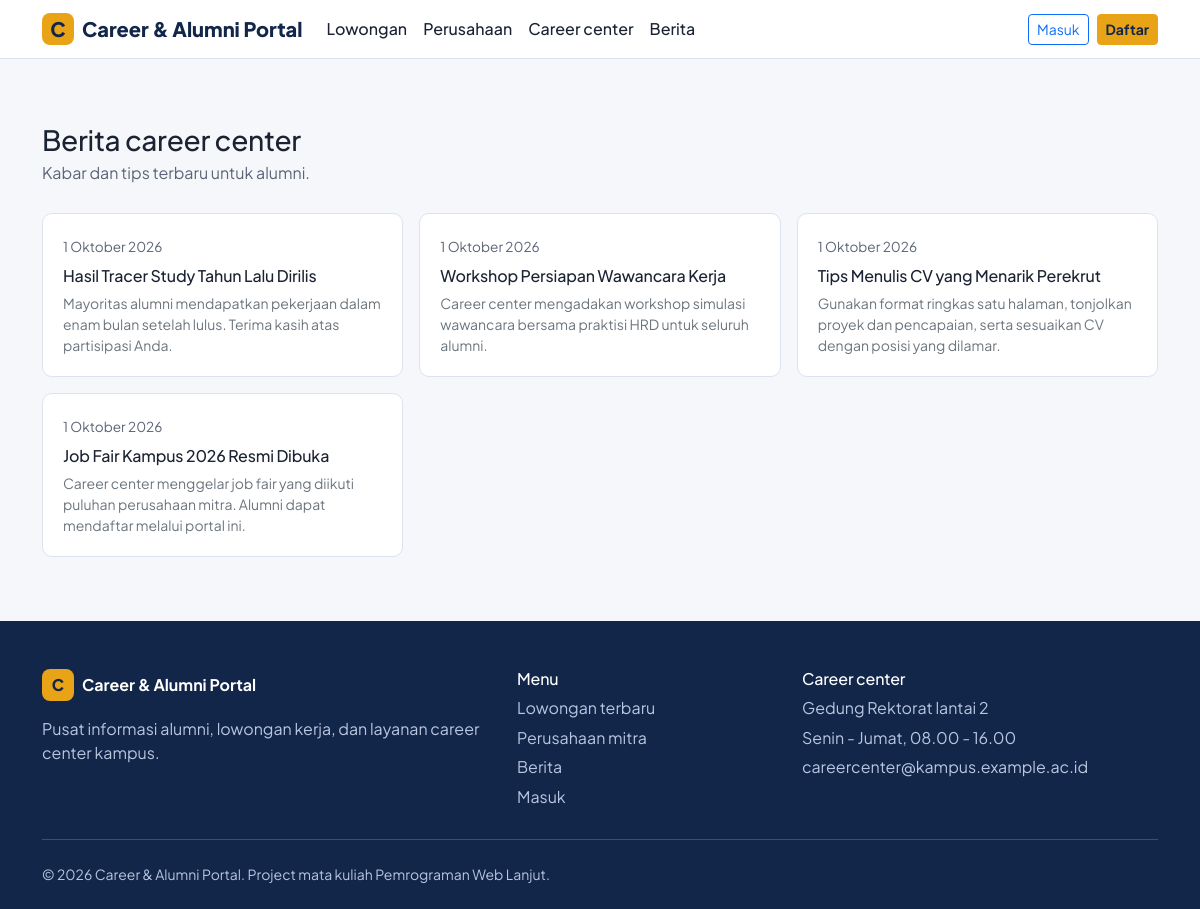
Page /news.php on the committed database.
### tables this page shows
CREATE TABLE news (
  id INT UNSIGNED AUTO_INCREMENT PRIMARY KEY,
  author_id INT UNSIGNED NOT NULL,
  title VARCHAR(200) NOT NULL,
  slug VARCHAR(220) NOT NULL UNIQUE,
  content TEXT NOT NULL,
  image VARCHAR(255) NULL,
  status ENUM('draft','published') NOT NULL DEFAULT 'published',
  created_at TIMESTAMP NOT NULL DEFAULT CURRENT_TIMESTAMP,
  updated_at TIMESTAMP NOT NULL DEFAULT CURRENT_TIMESTAMP ON UPDATE CURRENT_TIMESTAMP,
  CONSTRAINT fk_news_author FOREIGN KEY (author_id) REFERENCES users(id) ON DELETE CASCADE,
  INDEX idx_news_status (status, created_at)
);

### config/database.php (called while the page is built, shortened)
<?php
function db(): PDO
{
    static $pdo = null;
    if ($pdo === null) {
        $dsn = 'mysql:host=' . DB_HOST . ';dbname=' . DB_NAME . ';charset=' . DB_CHARSET;
        try {
            $pdo = new PDO($dsn, DB_USER, DB_PASS, [
                PDO::ATTR_ERRMODE            => PDO::ERRMODE_EXCEPTION,
                PDO::ATTR_DEFAULT_FETCH_MODE => PDO::FETCH_ASSOC,
                PDO::ATTR_EMULATE_PREPARES   => false,
            ]);
        } catch (PDOException $e) {
            error_log('DB connection failed: ' . $e->getMessage());
            http_response_code(500);
            exit('Koneksi database gagal. Pastikan MySQL di XAMPP sudah berjalan, database sudah diimport, dan config/database.php sudah benar.');
        }
    }
    return $pdo;
}
function db_all(string $sql, array $params = []): array
{
    $stmt = db()->prepare($sql);
    $stmt->execute($params);
    return $stmt->fetchAll();
}
function db_scalar(string $sql, array $params = [])
{
    $stmt = db()->prepare($sql);
    $stmt->execute($params);
    return $stmt->fetchColumn();
}

### config/helpers.php (called while the page is built, shortened)
<?php
function e($value): string
{
    return htmlspecialchars((string) $value, ENT_QUOTES | ENT_SUBSTITUTE, 'UTF-8');
}
function url(string $path = ''): string
{
    return BASE_URL . '/' . ltrim($path, '/');
}
function date_id(?string $date): string
{
    $ts = $date ? strtotime($date) : false;
    $bulan = ['Januari', 'Februari', 'Maret', 'April', 'Mei', 'Juni', 'Juli', 'Agustus', 'September', 'Oktober', 'November', 'Desember'];
    return date('j', $ts) . ' ' . $bulan[(int) date('n', $ts) - 1] . ' ' . date('Y', $ts);
}
function excerpt(?string $text, int $length = 110): string
{
    return mb_strimwidth(strip_tags((string) $text), 0, $length, '...', 'UTF-8');
}

### news.php (the view, shortened to what this page needs)
<?php
$page = max(1, (int) ($_GET['page'] ?? 1));
$perPage = 9;
$total = (int) db_scalar("SELECT COUNT(*) FROM news WHERE status = 'published'");
$pages = max(1, (int) ceil($total / $perPage));
$page = min($page, $pages);
$offset = ($page - 1) * $perPage;
$rows = db_all("SELECT title, slug, content, image, created_at FROM news WHERE status = 'published'
               ORDER BY created_at DESC, id DESC LIMIT $perPage OFFSET $offset");
include __DIR__ . '/components/head.php';
include __DIR__ . '/components/navbar.php';
?>
<section class="section">
  <div class="container">
    <div class="section-head"><div><h1 class="h3 mb-0">Berita career center</h1><p>Kabar dan tips terbaru untuk alumni.</p></div></div>
    <?php if (!$rows): ?>
      <div class="empty-state"><i class="bi bi-newspaper"></i>Belum ada berita.</div>
    <?php else: ?>
      <div class="row g-3">
        <?php foreach ($rows as $n): ?>
          <div class="col-md-6 col-lg-4">
            <a class="news-card d-block text-decoration-none text-reset h-100" href="<?= e(url('news-detail.php?slug=' . urlencode($n['slug']))) ?>">
              <time datetime="<?= e(substr($n['created_at'], 0, 10)) ?>"><?= e(date_id($n['created_at'])) ?></time>
              <h2 class="h6 mt-2"><?= e($n['title']) ?></h2>
              <p class="small text-secondary mb-0"><?= e(excerpt($n['content'], 130)) ?></p>
            </a>
          </div>
        <?php endforeach; ?>
      </div>
    <?php endif; ?>
  </div>
</section>
<?php include __DIR__ . '/components/footer.php'; include __DIR__ . '/components/scripts.php'; ?>

### assets/css/style.css (style rules this page uses)
:root { --navy: #12264a; --blue: #1f4e9e; --blue-dark: #183d7c; --gold: #e8a317; --surface: #f5f7fb; --card: #ffffff; --line: #dce3ee; --ink: #1b2333; --muted: #5b6577; --success: #1e8e5a; --danger: #c0392b; --radius: 10px; --bs-primary: var(--blue); --bs-body-font-family: 'Plus Jakarta Sans', system-ui, -apple-system, 'Segoe UI', sans-serif; --bs-body-color: var(--ink); --bs-body-bg: var(--surface); }
body { font-family: var(--bs-body-font-family); color: var(--ink); background: var(--surface); }
h1, h2, h3, h4, h5 { color: var(--navy); font-weight: 700; letter-spacing: -0.01em; }
a { color: var(--blue); }
.section { padding: 4rem 0; }
.section-head { display: flex; justify-content: space-between; align-items: end; gap: 1rem; margin-bottom: 1.75rem; flex-wrap: wrap; }
.section-head p { margin: .25rem 0 0; color: var(--muted); }
.news-card { background: #fff; border: 1px solid var(--line); border-radius: var(--radius); padding: 1.25rem; height: 100%; }
.news-card time { font-size: .85rem; color: var(--muted); }

### rows in the picture
news: created_at "1 Oktober 2026", title "Hasil Tracer Study Tahun Lalu Dirilis", content "Mayoritas alumni mendapatkan pekerjaan dalam enam bulan setelah lulus. Terima kasih atas partisipasi Anda."
news: created_at "1 Oktober 2026", title "Workshop Persiapan Wawancara Kerja", content "Career center mengadakan workshop simulasi wawancara bersama praktisi HRD untuk seluruh alumni."
news: created_at "1 Oktober 2026", title "Tips Menulis CV yang Menarik Perekrut", content "Gunakan format ringkas satu halaman, tonjolkan proyek dan pencapaian, serta sesuaikan CV dengan posisi yang dilamar."
news: created_at "1 Oktober 2026", title "Job Fair Kampus 2026 Resmi Dibuka", content "Career center menggelar job fair yang diikuti puluhan perusahaan mitra. Alumni dapat mendaftar melalui portal ini."

### other values in the picture
APP_NAME "Career & Alumni Portal"
